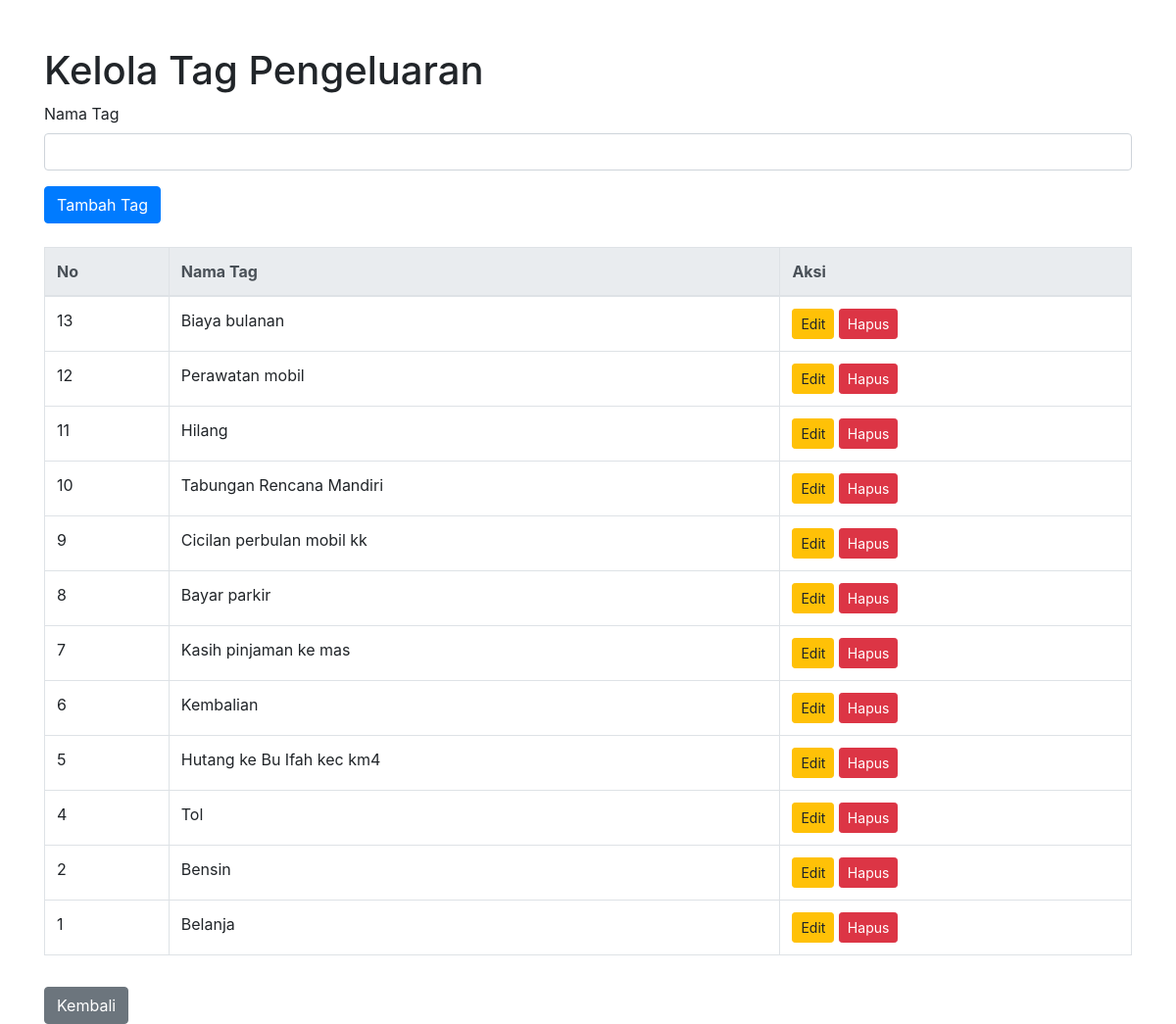
Page /tags.php on the committed database.
### tables this page shows
CREATE TABLE `expense_tags` (
  `id` int(11) NOT NULL AUTO_INCREMENT,
  `nama_tag` varchar(50) NOT NULL,
  `created_at` timestamp NULL DEFAULT current_timestamp(),
  PRIMARY KEY (`id`)
);

### tags.php (the view, shortened to what this page needs)
<?php
$host = "127.0.0.1";
$user = "root";
$password = "password_baru";
$database = "finance";
$conn = new mysqli($host, $user, $password, $database);
$sql = "SELECT * FROM expense_tags ORDER BY created_at DESC";
$result = $conn->query($sql);
?>
<!DOCTYPE html>
<html lang="id">
<head>
  <link rel="stylesheet" href="https://stackpath.bootstrapcdn.com/bootstrap/4.5.2/css/bootstrap.min.css">
</head>
<body>
  <div class="container mt-5">
    <h1>Kelola Tag Pengeluaran</h1>
    <form action="add_tag.php" method="post" class="mb-4">
      <div class="form-group">
        <label for="nama_tag">Nama Tag</label>
        <input type="text" name="nama_tag" id="nama_tag" class="form-control" required>
      </div>
      <button type="submit" class="btn btn-primary">Tambah Tag</button>
    </form>
    <table class="table table-bordered">
      <thead class="thead-light">
        <tr>
          <th>No</th>
          <th>Nama Tag</th>
          <th>Aksi</th>
        </tr>
      </thead>
      <tbody>
        <?php
        if ($result->num_rows > 0) {
            while($row = $result->fetch_assoc()){
                echo "<tr>";
                echo "<td>".$row['id']."</td>";
                echo "<td>".$row['nama_tag']."</td>";
                echo "<td>
                        <a href='edit_tag.php?id=".$row['id']."' class='btn btn-sm btn-warning'>Edit</a>
                        <a href='delete_tag.php?id=".$row['id']."' class='btn btn-sm btn-danger' onclick='return confirm(\"Yakin hapus tag ini?\")'>Hapus</a>
                      </td>";
                echo "</tr>";
            }
        } else {
            echo "<tr><td colspan='3'>Belum ada tag</td></tr>";
        }
        ?>
      </tbody>
    </table>
    <a href="index.php" class="btn btn-secondary mt-3">Kembali</a>
  </div>
</body>
</html>

### rows in the picture
expense_tags: id "13", nama_tag "Biaya bulanan"
expense_tags: id "12", nama_tag "Perawatan mobil"
expense_tags: id "11", nama_tag "Hilang"
expense_tags: id "10", nama_tag "Tabungan Rencana Mandiri"
expense_tags: id "9", nama_tag "Cicilan perbulan mobil kk"
expense_tags: id "8", nama_tag "Bayar parkir"
expense_tags: id "7", nama_tag "Kasih pinjaman ke mas"
expense_tags: id "6", nama_tag "Kembalian"
expense_tags: id "5", nama_tag "Hutang ke Bu Ifah kec km4"
expense_tags: id "4", nama_tag "Tol"
expense_tags: id "2", nama_tag "Bensin"
expense_tags: id "1", nama_tag "Belanja"
